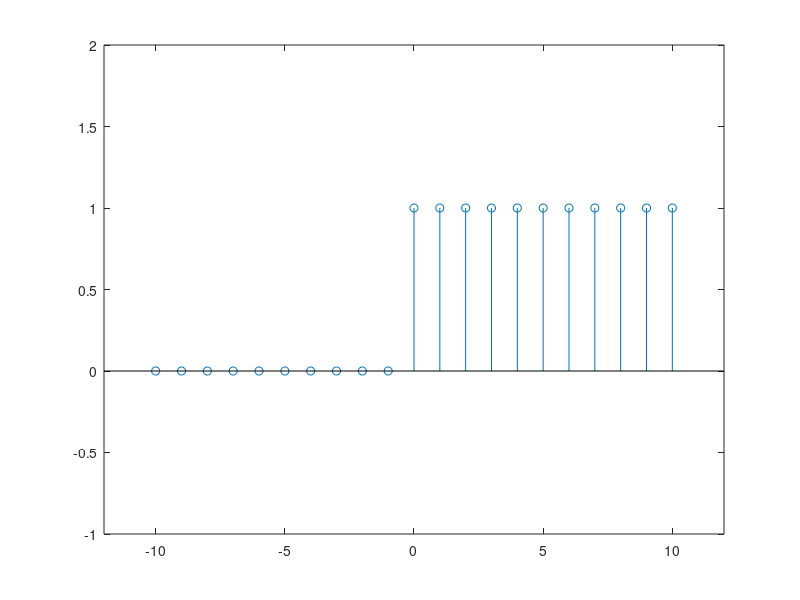

MATLAB code to generate this figure:
% How to Generate & Plot Unit Step Sequence in MATLAB
n = -10:10;
u = [zeros(1,10) ones(1,11)];
stem(n,u);
axis([-12 12 -1 2]);